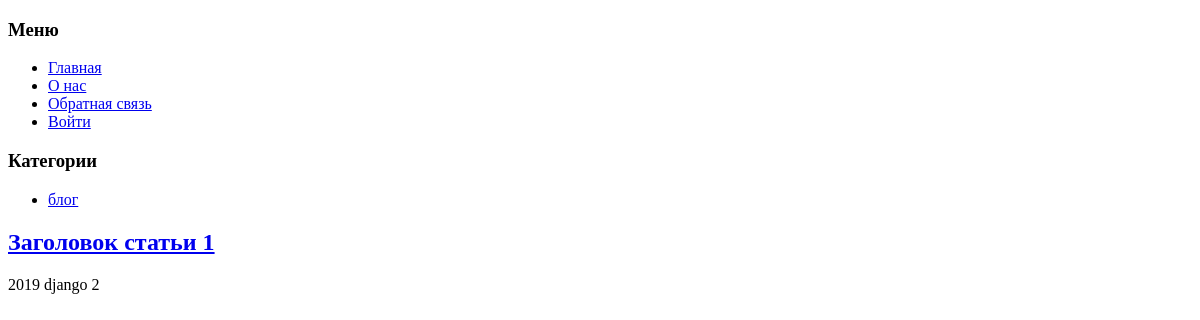
The app's page /, older data.
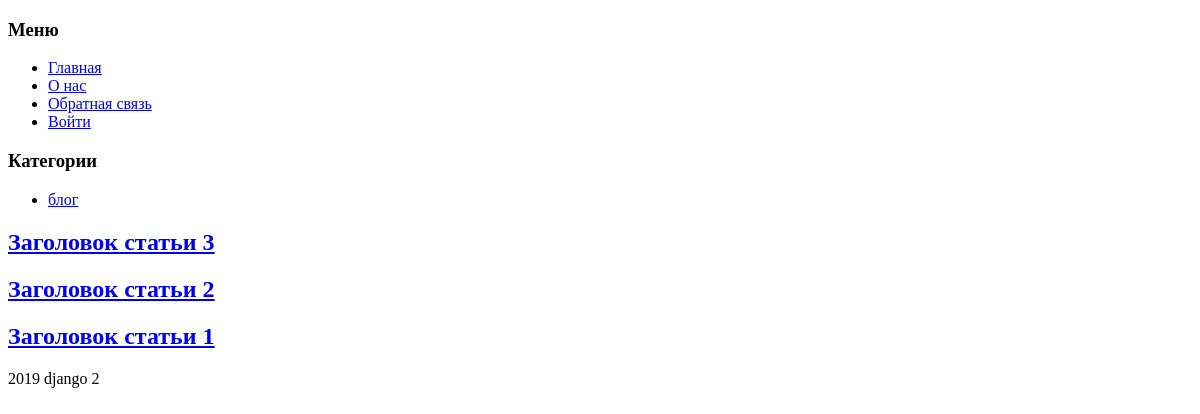
The same page, newer data.
### blog/models.py (models this page shows, shortened)
class Category(MPTTModel):
    name = models.CharField("Название", max_length=150)
    slug = models.SlugField("url", max_length=160)
    active = models.BooleanField("Опубликовать", default=True)
    parent = TreeForeignKey('self', on_delete=models.SET_NULL, null=True, blank=True, related_name='children')
    class Meta:
        verbose_name = "Категория"
        verbose_name_plural = "Категории"

class Post(models.Model):
    title = models.CharField("Заголовок", max_length=150)
    sub_title = models.CharField("Под заголовок", max_length=150)
    mini_text = models.TextField("Превью статьи", max_length=500)
    text = models.TextField("Превью статьи")
    created = models.DateTimeField("Дата создания", auto_now_add=True)
    publish_date = models.DateTimeField("Дата публикации", default=timezone.now)
    active = models.BooleanField("Опубликовать", default=True)
    sort = models.PositiveIntegerField("Порядок", default=0, unique=True)
    view = models.PositiveIntegerField("Просмотры", default=0)
    tags = models.ManyToManyField(Tag, verbose_name="Теги")
    category = models.ForeignKey(Category, verbose_name="Категория", on_delete=models.SET_NULL, null=True)
    slug = models.SlugField("url", max_length=160, unique=True, null=True)
    def get_absolute_url(self):
        return reverse("post_detail", kwargs={"category": self.category.slug, "slug": self.slug})
    class Meta:
        verbose_name = "Статья"
        verbose_name_plural = "Статьи"
        ordering = ["-created"]

### blog/views.py (the view)
# urls.py: path('', PostList.as_view()),
class PostList(View):
    def get(self, request, *args, **kwargs):
        posts = Post.objects.filter(category__active=True)
        return render(request, 'blog/post-list.html', {"post_list": posts})

### blog/context_processors.py (called while the page is built)
def category_list(request):
    return {"list_category": Category.objects.all()}

### templates/blog/post-list.html
{% extends 'blog/base.html' %}
{% block content %}
    {% for post in post_list %}
        <h2><a href="{{ post.get_absolute_url }}">{{ post.title }}</a></h2>
    {% endfor %}
{% endblock content %}

### templates/blog/base.html (shortened to what this page needs)
{% extends 'base.html' %}

### templates/base.html (shortened to what this page needs)
<!DOCTYPE html>
<html lang="en">
<head>
</head>
<body>
{% include "include/menu.html" %}
{% include "include/category.html" %}
{% block content %}
{% endblock content %}
{% include "include/footer.html" %}
</body>
</html>

### templates/include/menu.html
<h3>Меню</h3>
<ul>
    <li><a href='/'>Главная</a></li>
    <li><a href='#'>О нас</a></li>
    <li><a href='{% url "feedback" %}'>Обратная связь</a></li>
    {% if user.is_authenticated %}
        <li><a href='/accounts/logout/'>Выйти</a></li>
    {% else %}
        <li><a href='/accounts/login/'>Войти</a></li>
    {% endif %}
</ul>

### templates/include/category.html
<h3>Категории</h3>
<ul>
    {% for category in list_category %}
        <li><a href='/'>{{ category.name }}</a></li>
    {% endfor %}
</ul>

### templates/include/footer.html
2019 django 2

Row changes from the older to the newer data that the page shows:
added Post: title "Заголовок статьи 3"
added Post: title "Заголовок статьи 2"
